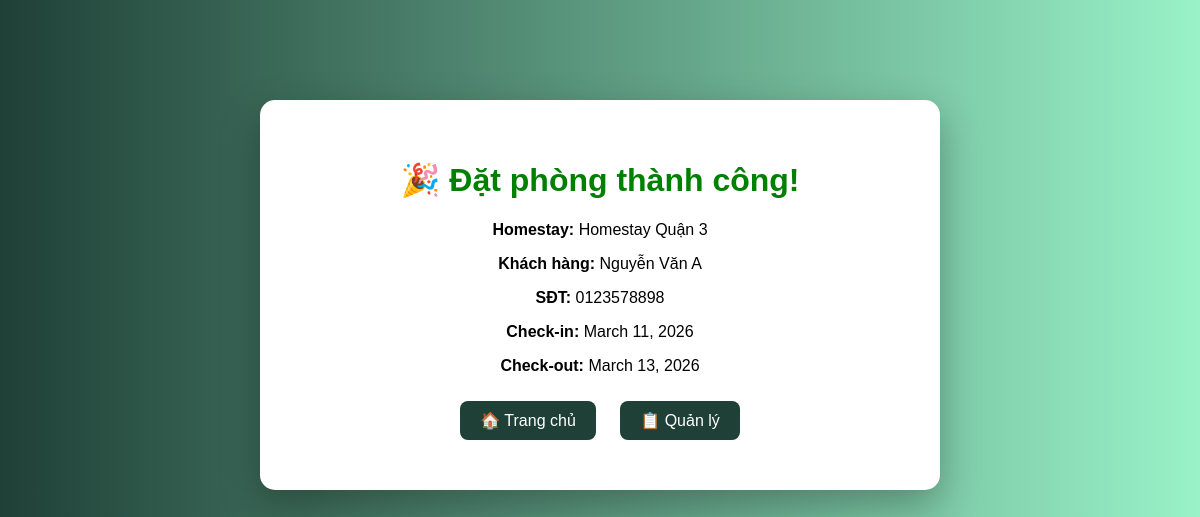
The app's page /success/1/ with its own data.
### homestay/models.py (models this page shows, shortened)
class Booking(models.Model):
    homestay = models.ForeignKey(Homestay, on_delete=models.CASCADE)
    customer_name = models.CharField(max_length=100)
    phone = models.CharField(max_length=20)
    check_in = models.DateField()
    check_out = models.DateField()
    created_at = models.DateTimeField(auto_now_add=True)

class Homestay(models.Model):
    name = models.CharField(max_length=100)
    address = models.CharField(max_length=200, blank=True)
    district = models.CharField(max_length=50)
    latitude = models.FloatField()
    longitude = models.FloatField()
    price = models.IntegerField(blank=True, null=True)
    description = models.TextField(blank=True, null=True)

### homestay/views.py (the view)
# urls.py: path('success/<int:booking_id>/', views.success, name='success'),
def success(request, booking_id):
    booking = get_object_or_404(Booking, id=booking_id)
    return render(request, "success.html", {"booking": booking})

### homestay/templates/success.html (shortened to what this page needs)
<!DOCTYPE html>
<html>
<head>
</head>
<body>
<div class="box">
    <h1>🎉 Đặt phòng thành công!</h1>
    <p><strong>Homestay:</strong> {{ booking.homestay.name }}</p>
    <p><strong>Khách hàng:</strong> {{ booking.customer_name }}</p>
    <p><strong>SĐT:</strong> {{ booking.phone }}</p>
    <p><strong>Check-in:</strong> {{ booking.check_in }}</p>
    <p><strong>Check-out:</strong> {{ booking.check_out }}</p>
    <a href="/" class="btn">🏠 Trang chủ</a>
    <a href="/manage/" class="btn">📋 Quản lý</a>
</div>
</body>
</html>

### homestay/templates/success.html (style rules this page uses)
body { margin: 0; font-family: Arial; background: linear-gradient(to right, #1f4037, #99f2c8); color: white; text-align: center; }
.box { margin-top: 100px; background: white; color: black; width: 50%; margin-left: auto; margin-right: auto; padding: 40px; border-radius: 15px; box-shadow: 0 15px 40px rgba(0,0,0,0.3); }
h1 { color: green; }
.btn { padding: 10px 20px; background: #1f4037; color: white; text-decoration: none; border-radius: 8px; display: inline-block; margin: 10px; }

### records on screen
Booking: homestay.name "Homestay Quận 3", customer_name "Nguyễn Văn A", phone "0123578898", check_in "March 11, 2026", check_out "March 13, 2026"
